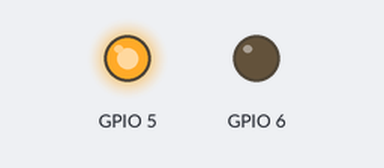
The program below on a simulated Raspberry Pi (BCM pin numbers). Shown: output pins drawn as LEDs (lit = HIGH).

Above: at 0.2 s.
At 1.7 s:
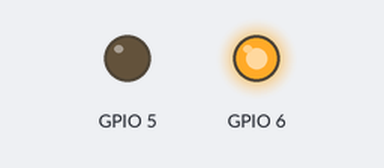
At 4.0 s:
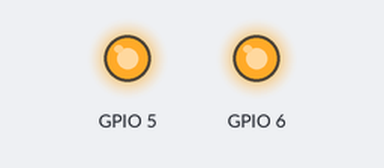
At 5.5 s:
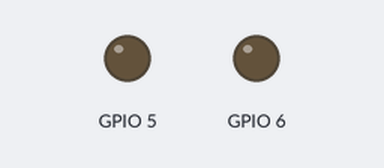
Timing chart, 0 to 6.9 s (numbered marks = the images above):
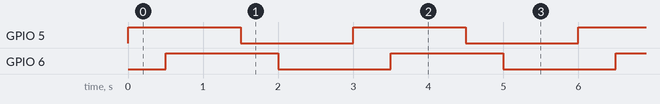

Measured:
- by itself, GPIO 5, GPIO 6: alternates HIGH for 1.5 s and LOW for 1.5 s
- by itself, everything shown: repeats every 3.0 s, in 4 steps

The program:

relaytest.py
```python
import RPi.GPIO as GPIO
from time import sleep

# The script as below using BCM GPIO 00..nn numbers
GPIO.setmode(GPIO.BCM)
GPIO.setwarnings(False)

# Set relay pins as output
GPIO.setup(5, GPIO.OUT)
GPIO.setup(6, GPIO.OUT)
#GPIO.setup(24, GPIO.OUT)
#GPIO.setup(25, GPIO.OUT)

while (True):
    GPIO.output(5, GPIO.HIGH)
    sleep(.5)
    GPIO.output(6, GPIO.HIGH)
    #GPIO.output(24, GPIO.HIGH)
    #GPIO.output(25, GPIO.HIGH)
    # Sleep for 5 seconds
    sleep(1)
    # Turn all relays OFF
    GPIO.output(5, GPIO.LOW)
    sleep(.5)
    GPIO.output(6, GPIO.LOW)
    #GPIO.output(24, GPIO.LOW)
    #GPIO.output(25, GPIO.LOW)
    # Sleep for 5 seconds
    sleep(1)
```
